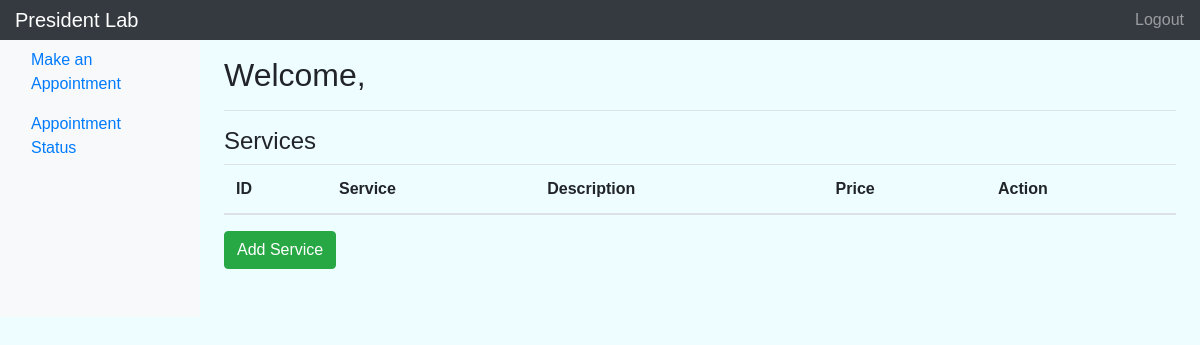
Before: /service/list with the older database file.
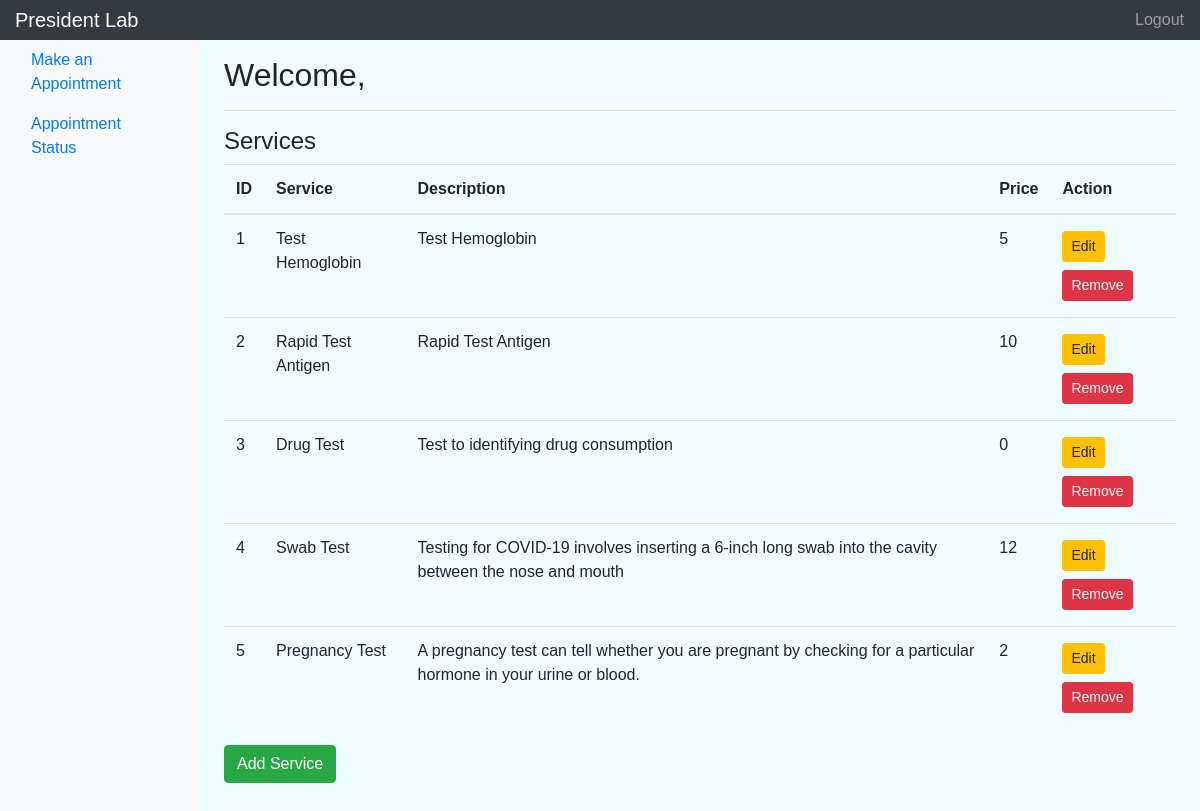
After: the same page with the newer database file.
### services/models.py (models this page shows, shortened)
class Services(models.Model):
    service_id = models.PositiveIntegerField(unique=True)
    service = models.CharField(max_length=50)
    description = models.CharField(max_length=200)
    price = models.IntegerField(default=0, verbose_name='price')

### services/views.py (the view)
# urls.py: path('list', service_list_view, name = 'list' ),
def service_list_view(request):
    context = {}
    try :
        services = Services.objects.all()
        context['services'] = services
        return render(request, 'services/services.html', context)
    except Services.DoesNotExist:
        return render(request, 'services/services.html')

### services/templates/services/services.html
{% extends 'dashboard.html'%}
{% block dashboard_content %}
<section id="service-list">
  <h3>Services</h3>
  <table class="table">
      <thead>
        <tr>
          <th scope="col">ID</th>
          <th scope="col">Service</th>
          <th scope="col">Description</th>
          <th scope="col">Price</th>
          <th scope="col">Action</th>
        </tr>
      </thead>
      <tbody>
        {% for service in services %}
        <tr>
          <td scope="row">{{service.service_id}}</td>
          <td scope="row">{{service.service}}</td>
          <td scope="row">{{service.description}}</td>
          <td scope="row">{{service.price}}</td>
          <td scope="row">
            <a href="{% url 'services:edit' service.service_id %}" class="btn btn-warning btn-sm my-1">Edit</a>
            <a href="{% url 'services:delete' service.service_id%}" class="btn btn-danger btn-sm my-1">Remove</a>
          </td>
        </tr>
        {% endfor %}
      </tbody>
    </table>
    <a class="btn btn-success mb-5" href="{% url 'services:add' %}">Add Service</a>
  </section>
  {% endblock dashboard_content %}

### templates/dashboard.html (shortened to what this page needs)
{% extends 'base.html' %}
{% block content %}
    <nav class="navbar navbar-dark sticky-top bg-dark flex-md-nowrap p-0">
      <a class="navbar-brand col-sm-3 col-md-2 mr-0" href="#">President Lab</a>
      <ul class="navbar-nav px-3">
        <li class="nav-item text-nowrap">
          <a class="nav-link" href="{% url 'logout'%}">Logout</a>
        </li>
      </ul>
    </nav>
    <div class="container-fluid">
      <div class="row">
        <nav class="col-md-2 d-none d-md-block bg-light sidebar">
          <div class="sidebar-sticky">
            <ul class="nav flex-column">
              {% if not request.user.is_staff %}
              <li class="nav-item">
                <a class="nav-link" href="{% url 'appointment:add' %}">
                  Make an Appointment
                </a>
              </li>
              <li class="nav-item">
                <a class="nav-link" href="{% url 'appointment:status' %}">
                  Appointment Status
                </a>
              </li>
              {% endif %}
            </ul>
          </div>
        </nav>
        <main role="main" class="col-md-9 ml-sm-auto col-lg-10 pt-3 px-4">
          <div class="d-flex justify-content-between flex-wrap flex-md-nowrap align-items-center pb-2 mb-3 border-bottom">
            <h1 class="h2">Welcome, {{user.first_name}}</h1>
          </div>
          {% block dashboard_content %}
          {% endblock dashboard_content %}
        </main>
      </div>
    </div>
{% endblock content%}

### templates/base.html (shortened to what this page needs)
{% load static %}
<!DOCTYPE html>
<html>
<head>
    <link rel="stylesheet" href="https://stackpath.bootstrapcdn.com/bootstrap/4.4.1/css/bootstrap.min.css">
    <link rel="stylesheet" href="{% static 'css/style.css'%}">
</head>
<body>
    {% block content %}
    {% endblock content%}
</body>
</html>

### static/css/style.css (style rules this page uses)
body { font-family: 'Lucida Sans', 'Lucida Sans Regular', 'Lucida Grande', 'Lucida Sans Unicode', Geneva, Verdana, sans-serif; background-color: rgb(238, 253, 255); }
h1 { font-weight: 900; font-size: 3rem; }
h3 { font-weight: 500; font-size: 1.5rem; }
.navbar { background-color: rgb(238, 253, 255); }

Changed rows visible on the page:
added Services: service_id "1", service "Test Hemoglobin", description "Test Hemoglobin", price "5"
added Services: service_id "2", service "Rapid Test Antigen", description "Rapid Test Antigen", price "10"
added Services: service_id "3", service "Drug Test", description "Test to identifying drug consumption", price "0"
added Services: service_id "4", service "Swab Test", description "Testing for COVID-19 involves inserting a 6-inch long swab into the cavity between the nose and mouth", price "12"
added Services: service_id "5", service "Pregnancy Test", description "A pregnancy test can tell whether you are pregnant by checking for a particular hormone in your urine or blood.", price "2"
